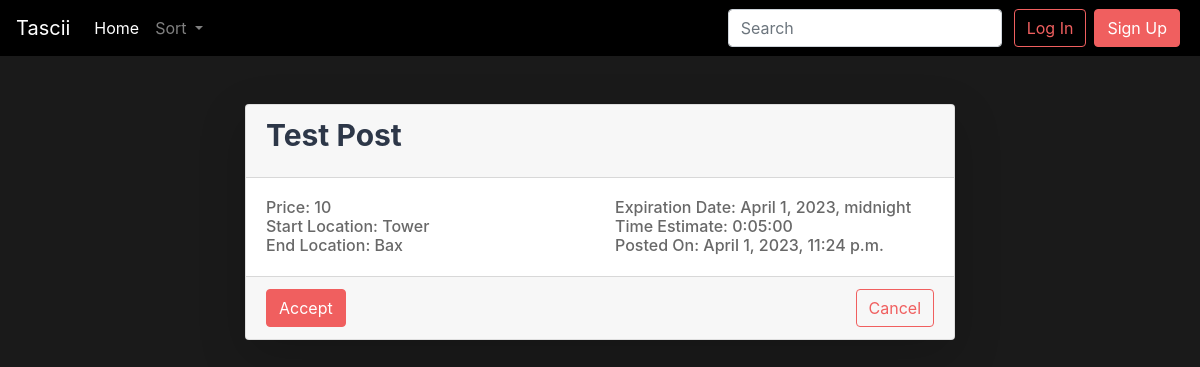
The app's page /1/, older data.
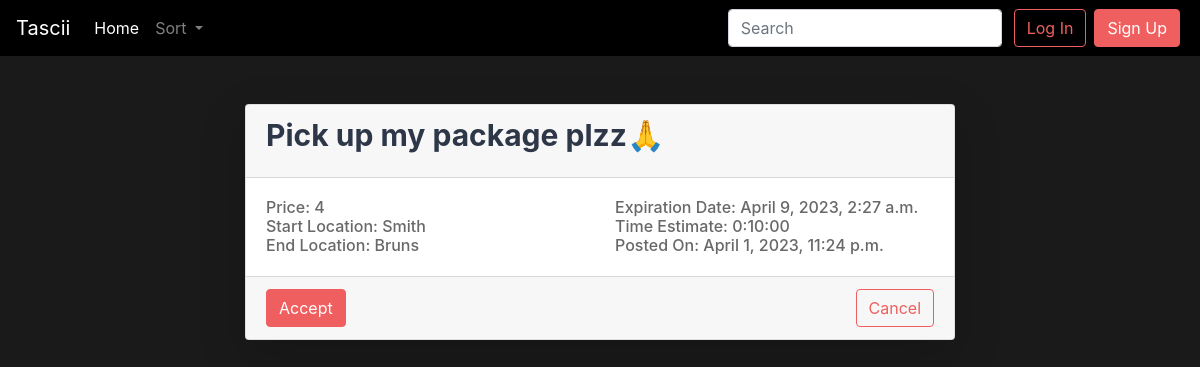
The same page, newer data.
### feed/models.py (models this page shows)
class Post(models.Model):
    title = models.CharField(max_length=100)
    price = models.IntegerField()
    start_loc = models.CharField(max_length=100) # Could create custom location field to get long and lat too
    end_loc = models.CharField(max_length=100)
    expiration_date = models.DateTimeField()
    time_estimate = models.DurationField()
    user = models.ForeignKey(User, on_delete=models.CASCADE, related_name='%(class)s_post_created')
    created_at = models.DateTimeField(auto_now_add=True)
    status = models.CharField(max_length=20, default='open') # open, accepted, completed, cancelled
    filled_by = models.ForeignKey(User, on_delete=models.CASCADE, related_name='%(class)s_post_filled', null=True, blank=True)

### feed/views.py (the view)
# urls.py: path("<int:pk>/", views.post_details, name="post_details"),
def post_details(request, pk):
    post = Post.objects.get(pk=pk)
    context = {
        'post': post
    }
    return render(request, 'post_details.html', context)

### feed/templates/post_details.html (shortened to what this page needs)
{% extends "base.html" %}
{% block styles %}
  {% load static %}
{% endblock %}
{% block page_content %}
  <div class="container mt-5">
    <div class="row">
      <div class="col-md-8 mx-auto">
        <div class="card shadow-lg">
          <div class="card-header bg-gray-500">
            <h3 class="card-title text-gray-800">{{ post.title }}</h3>
          </div>
          <div class="card-body">
            <div class="row">
              <div class="col-md-6">
                <h4 class="card-text text-gray-500"><span class="text-black">Price:</span> {{ post.price }}</h4>
                <h4 class="card-text text-gray-500"><span class="text-black">Start Location:</span> {{ post.start_loc }}</h4>
                <h4 class="card-text text-gray-500"><span class="text-black">End Location:</span> {{ post.end_loc }}</h4>
              </div>
              <div class="col-md-6">
                <h4 class="card-text text-gray-500"><span class="text-black">Expiration Date:</span> {{ post.expiration_date }}</h4>
                <h4 class="card-text text-gray-500"><span class="text-black">Time Estimate:</span> {{ post.time_estimate }}</h4>
                <h4 class="card-text text-gray-500"><span class="text-black">Posted On:</span> {{ post.created_at }}</h4>
              </div>
            </div>
          </div>
          <div class="card-footer d-flex justify-content-between">
            <form method="POST" action="{% url 'post_accept' post.id %}">
              <button type="submit" class="btn btn-primary">Accept</button>
            </form>
            <a href="{% url 'feed' %}" class="btn btn-outline-primary">Cancel</a>
          </div>
        </div>
      </div>
    </div>
  </div>
{% endblock %}

### tascii_prototype/templates/base.html (shortened to what this page needs)
<!doctype html>
<html lang="en">
  <head>
    <link rel="stylesheet" href="https://cdn.jsdelivr.net/npm/bootstrap@4.1.3/dist/css/bootstrap.min.css">
    {% load static %}
    <link rel="stylesheet" href="{% static 'feed/main.css' %}">
  </head>
  <body>
    <nav class="navbar navbar-expand-lg navbar-dark navbar">
      <a class="navbar-brand" href="{% url 'feed' %}">Tascii</a>
      <div class="collapse navbar-collapse" id="navbarSupportedContent">
        <ul class="navbar-nav mr-auto">
          <li class="nav-item active">
            <a class="nav-link" href="{% url 'feed' %}">Home <span class="sr-only">(current)</span></a>
          </li>
          <li class="nav-item dropdown">
            <a class="nav-link dropdown-toggle" href="#" id="navbarDropdown" role="button" data-toggle="dropdown" aria-haspopup="true" aria-expanded="false">
              Sort
            </a>
          </li>
        </ul>
        <form method="GET" action="{% url 'feed' %}" class="form-inline my-2 my-lg-0" onsubmit="">
          {% load crispy_forms_tags %}
          {% load bootstrap4 %}
          <input class="form-control mr-sm-2" type="search" name="query" placeholder="Search" aria-label="Search">
        </form>
      {% if request.user.is_authenticated %}
        <a class="btn btn-outline-primary mx-1" role="button" href="{% url 'profile' %}">Profile</a>
      {% else %}
        <a class="btn btn-outline-primary mx-1" role="button" href="{% url 'login' %}">Log In</a>
        <a class="btn btn-primary mx-1" role="button" href="{% url 'register' %}">Sign Up</a>
      {% endif %}
      </div>
    </nav>
    <div class="container my-5">
        {% block page_content %}{% endblock %}
    </div>
  </body>
</html>

### feed/static/feed/main.css (style rules this page uses)
:root { --brand-color: #f05f5f; }
.btn-primary { background-color: var(--arc-palette-foregroundPrimary, var(--brand-color, black)) !important; border-color: var(--arc-palette-foregroundPrimary, var(--brand-color, black)) !important; }
.btn-outline-primary { color: var(--arc-palette-foregroundPrimary, var(--brand-color, black)) !important; border-color: var(--arc-palette-foregroundPrimary, var(--brand-color, black)) !important; background-color: transparent; background-image: none; }
.navbar { background-color: black; }
body { color: white; background-color: #1a1a1a; }
.card-title { font-size: 30px; font-weight: Bold; }
.card-text { font-size: 16px; margin-bottom: 0px; }
.text-gray-800 { color: #2d3748; }
.text-gray-500 { color: #686868; }

Row changes from the older to the newer data that the page shows:
changed Post: title "Test Post" → "Pick up my package plzz🙏"; price "10" → "4"; start_loc "Tower" → "Smith"; end_loc "Bax" → "Bruns"; expiration_date "April 1, 2023, midnight" → "April 9, 2023, 2:27 a.m."; time_estimate "0:05:00" → "0:10:00"
